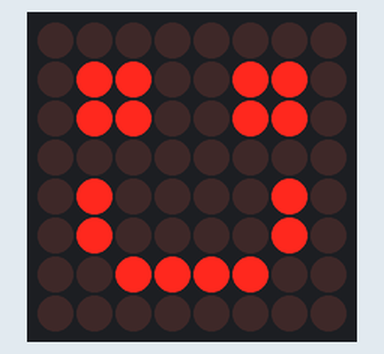
This sketch was run on a simulated Arduino Uno, built with avr-gcc and run on an emulated ATmega328P. Shown: 8×8 LED matrix.

Above: at 0.1 s.

The sketch:

emotion_tricki.ino
```cpp
#include <LedControl.h>

const int DIN_PIN = 11;
const int CS_PIN = 10;
const int CLK_PIN = 13;
const int NUM_DEVICES = 1;  // Number of MAX7219 modules

LedControl lc = LedControl(DIN_PIN, CLK_PIN, CS_PIN, NUM_DEVICES);

void setup() {
  // Initialize the MAX7219 module
  lc.shutdown(0, false);  // Wake up displays
  lc.setIntensity(0, 8);  // Set brightness level (0 is min, 15 is max)
  lc.clearDisplay(0);     // Clear display register
}

void loop() {
  // Display a smiley face
  lc.setRow(0, 2, B01100110);
  lc.setRow(0, 1, B01100110);
  lc.setRow(0, 4, B01000010);
  lc.setRow(0, 5, B01000010);
  lc.setRow(0, 6, B00111100);
}
```
